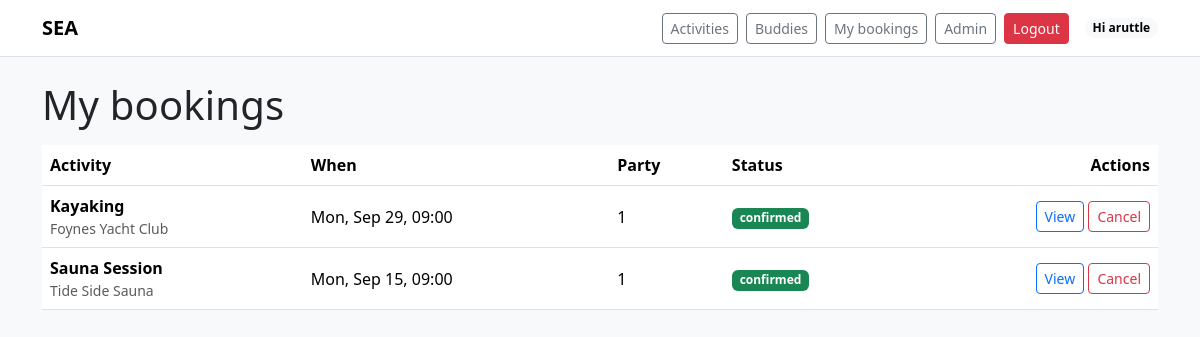
Page /me/bookings/ (signed in) on the committed database.
### activities/models.py (models this page shows, shortened)
class Booking(models.Model):
    user = models.ForeignKey(settings.AUTH_USER_MODEL, on_delete=models.CASCADE, related_name="bookings")
    activity = models.ForeignKey(Activity, on_delete=models.CASCADE, related_name="bookings")
    start_dt = models.DateTimeField()
    party_size = models.PositiveIntegerField(default=1)
    status = models.CharField(max_length=12, choices=STATUS_CHOICES, default="confirmed")
    created_at = models.DateTimeField(auto_now_add=True)
    class Meta:
        indexes = [
            models.Index(fields=["start_dt"]),
        ]
        constraints = [
            models.UniqueConstraint(
                fields=["user", "activity", "start_dt"],
                condition=Q(status="confirmed"),
                name="uniq_confirmed_booking_per_user_slot",
            )
        ]

class Activity(models.Model):
    provider = models.ForeignKey(Provider, on_delete=models.CASCADE, related_name="activities")
    title = models.CharField(max_length=160)
    description = models.TextField(blank=True, default="")
    price = models.DecimalField(max_digits=8, decimal_places=2, default=0)
    duration_minutes = models.PositiveIntegerField(default=60)
    capacity = models.PositiveIntegerField(default=8)
    created_at = models.DateTimeField(auto_now_add=True)
    spot = models.ForeignKey(
        "core.Spot",
        null=True, blank=True,
        on_delete=models.SET_NULL,
        related_name="activities",
        help_text="Where this activity happens."
    )
    class Meta:
        ordering = ["title"]

class Provider(models.Model):
    name = models.CharField(max_length=120)
    contact_email = models.EmailField(blank=True, default="")

### activities/views.py (the view)
# urls.py: path("me/bookings/", activities_views.my_bookings, name="my_bookings"),
@login_required
def my_bookings(request):
    bookings = (
        Booking.objects.filter(user=request.user)
        .select_related("activity", "activity__provider")
        .order_by("-created_at")
    )
    return render(request, "activities/my_bookings.html", {"bookings": bookings})

### templates/activities/my_bookings.html (shortened to what this page needs)
{% extends "base.html" %}
{% block content %}
<h1 class="mb-3">My bookings</h1>
{% if bookings %}
  <div class="table-responsive">
    <table class="table align-middle">
      <thead>
        <tr>
          <th>Activity</th>
          <th>When</th>
          <th>Party</th>
          <th>Status</th>
          <th class="text-end">Actions</th>
        </tr>
      </thead>
      <tbody id="booking-table">
        {% for b in bookings %}
          {% include "activities/partials/_booking_row.html" with b=b %}
        {% endfor %}
      </tbody>
    </table>
  </div>
{% else %}
  <p class="text-muted">You have no bookings yet.</p>
{% endif %}
{% endblock %}

### templates/base.html (shortened to what this page needs)
<!doctype html>
<html lang="en">
<head>
  <link rel="stylesheet" href="https://cdn.jsdelivr.net/npm/bootstrap@5.3.3/dist/css/bootstrap.min.css">
  <link rel="stylesheet" href="https://unpkg.com/leaflet/dist/leaflet.css">
  <link rel="stylesheet" href="https://cdn.jsdelivr.net/npm/flatpickr/dist/flatpickr.min.css">
  {% load static %}
  <link rel="stylesheet" href="{% static 'css/site.css' %}">
</head>
<body class="bg-light">
<nav class="navbar navbar-expand-lg bg-white border-bottom">
  <div class="container">
    <a class="navbar-brand fw-bold" href="{% url 'core:home' %}">SEA</a>
    <div class="ms-auto d-flex align-items-center gap-2">
  <a class="btn btn-outline-secondary btn-sm" href="{% url 'activities:list' %}">Activities</a>
  <a class="btn btn-outline-secondary btn-sm" href="{% url 'buddies:list' %}">Buddies</a>
  {% if request.user.is_authenticated %}
    <a class="btn btn-outline-secondary btn-sm" href="{% url 'my_bookings' %}">My bookings</a>
    <a class="btn btn-outline-secondary btn-sm" href="{% url 'admin:index' %}">Admin</a>
    <form method="post" action="{% url 'logout' %}" class="d-inline">
      <button class="btn btn-sm btn-danger">Logout</button>
    </form>
    <span class="badge rounded-pill text-bg-light ms-2">
    Hi {{ request.user.first_name|default:request.user.username }}
    </span>
  {% else %}
    <a class="btn btn-primary btn-sm" href="{% url 'login' %}?next={{ request.path }}">Login</a>
    <a class="btn btn-outline-secondary btn-sm" href="{% url 'accounts:signup' %}?next={{ request.path }}">Sign up</a>
  {% endif %}
</div>
  </div>
</nav>
<main class="container py-4">
  {% block content %}{% endblock %}
</main>
</body>
</html>

### templates/activities/partials/_booking_row.html (shortened to what this page needs)
<tr id="booking-{{ b.id }}">
  <td>
    <div class="fw-semibold">{{ b.activity.title }}</div>
    <div class="small text-muted">{{ b.activity.provider.name }}</div>
  </td>
  <td>{{ b.start_dt|date:"D, M j, H:i" }}</td>
  <td>{{ b.party_size }}</td>
  <td>
    {% if b.status == "confirmed" %}
      <span class="badge text-bg-success">confirmed</span>
    {% elif b.status == "cancelled" %}
      <span class="badge text-bg-secondary">cancelled</span>
    {% else %}
      <span class="badge text-bg-light text-dark">{{ b.get_status_display|default:b.status }}</span>
    {% endif %}
  </td>
  <td class="text-end">
    <a class="btn btn-sm btn-outline-primary" href="{% url 'activities:detail' b.activity_id %}">View</a>
    {% if b.status == "confirmed" %}
      <form class="d-inline"
            method="post"
            onsubmit="return confirm('Cancel and remove this booking?');"
            hx-post="{% url 'activities:booking_cancel' b.id %}"
            hx-target="#booking-{{ b.id }}"
            hx-swap="outerHTML">
        <button class="btn btn-sm btn-outline-danger">Cancel</button>
      </form>
    {% endif %}
  </td>
</tr>

### static/css/site.css (style rules this page uses)
h1, h2, h3, h4, h5 { letter-spacing: 0.2px; }

### rows in the picture
Booking: activity "Kayaking", activity.provider.name "Foynes Yacht Club", start_dt "Mon, Sep 29, 09:00", party_size "1", status "confirmed"
Booking: activity "Sauna Session", activity.provider.name "Tide Side Sauna", start_dt "Mon, Sep 15, 09:00", party_size "1", status "confirmed"

### other values in the picture
{{ request.user.first_name|default:request.user.username }} "aruttle"
